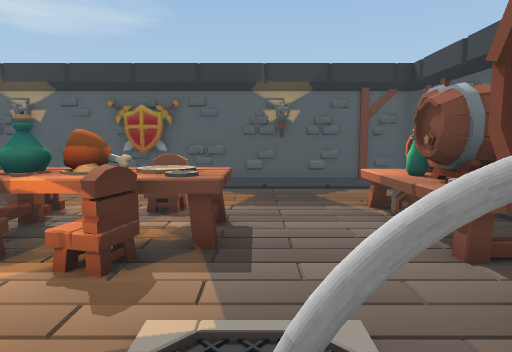
view 1 (above)

16 first-person views from a walk through a 3-D level made in the Unity game engine. The camera is 1.5 m above the floor, tilts 6° down and sees 75° across. The floor is counted in squares, 1 m on a side. Each view is taken from the middle of a square. On the plan, view 1 faces up. The plan holds only what a view shows up to about 15 squares ahead; the rest is blank. Some surface patterns are stand-ins.

view 2
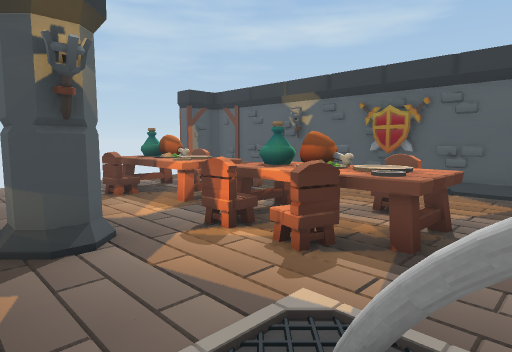

view 3
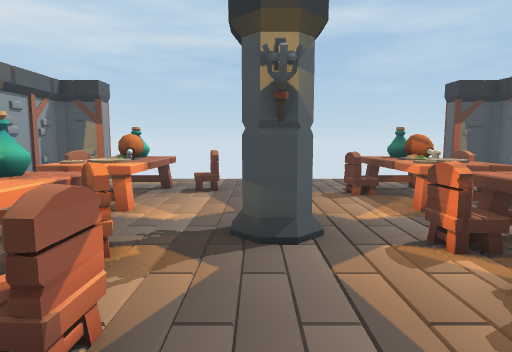

view 4
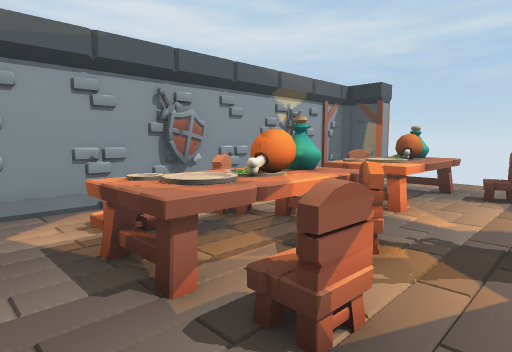

view 5
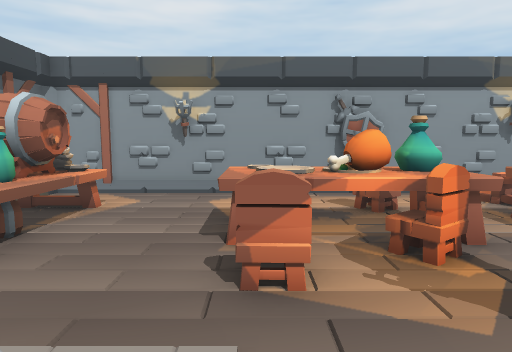

view 6
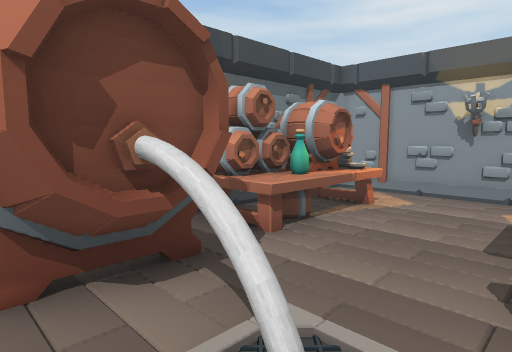

view 7
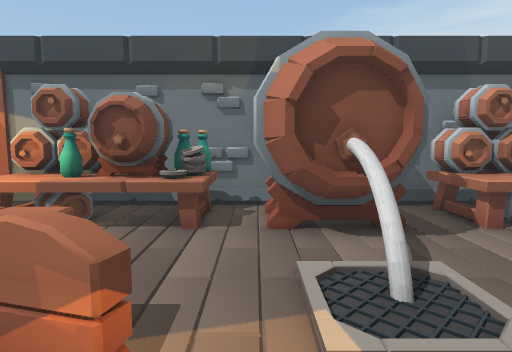

view 8
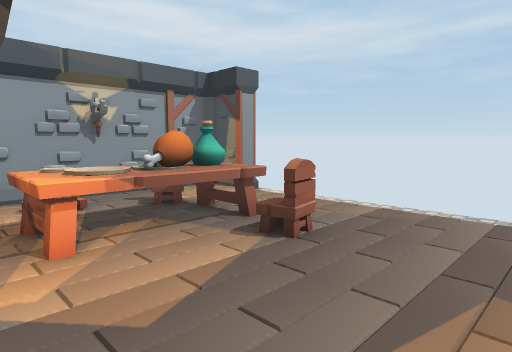

view 9
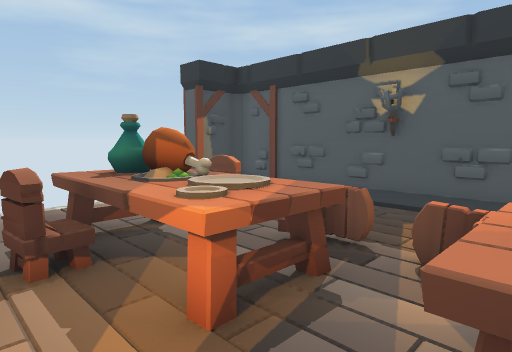

view 10
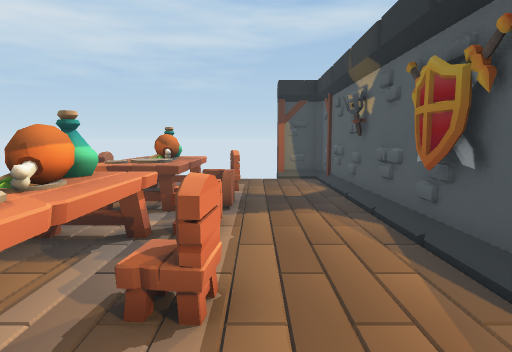

view 11
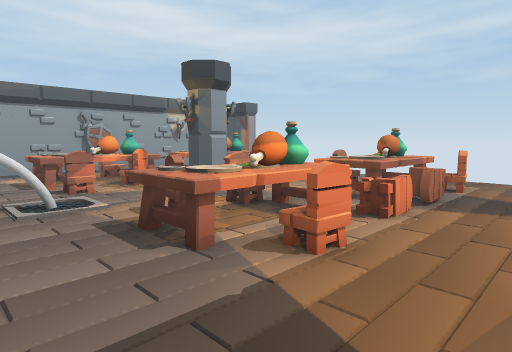

view 12
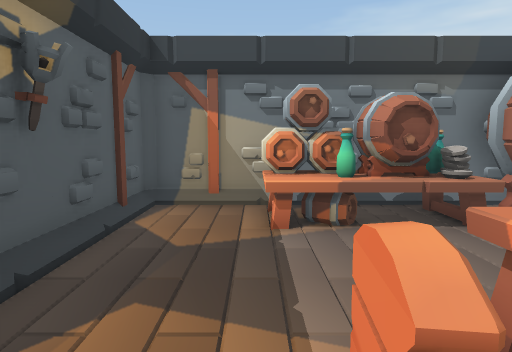

view 13
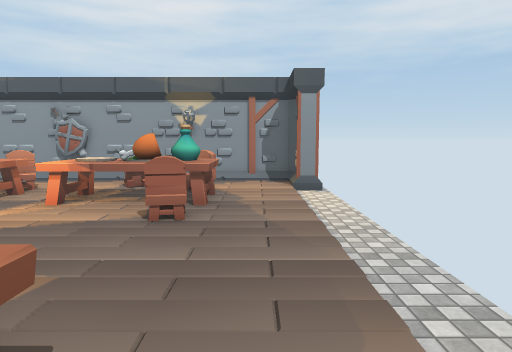

view 14
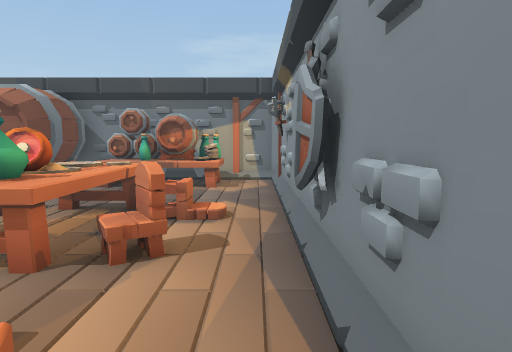

view 15
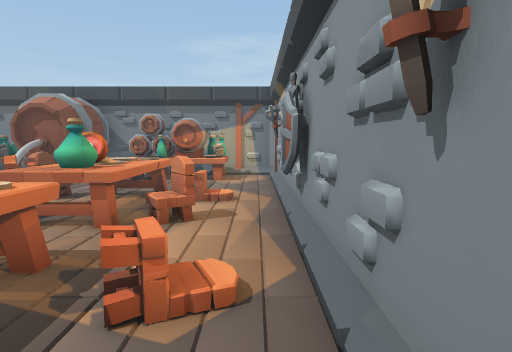

view 16
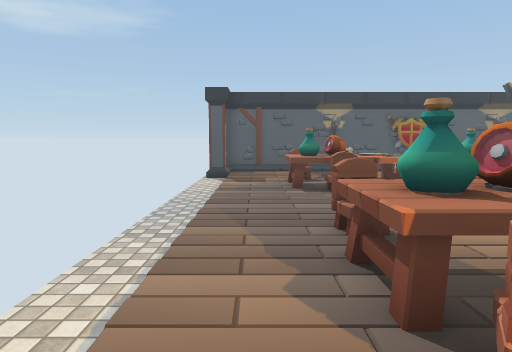

### Floor plan
Key: @ floor where view 1 was taken; # wall or solid block; . main floor; - floor 0.25 m lower than the main floor; / step, stairs or slope; C chair; P pillar; O other object.
Columns run from 13 left of view 1 to 5 right of it. Each row starts with its distance up from view 1.
 11 ###################
 10 #/.......OO.......#
  9 #/................#
  8 -/.........C....OO#
  7 -/.CC.CCCC.C....OO#
  6 -/.OOOOO.OOOO...OO#
  5 -/.OOOOO.OOOO...OO#
  4 -/..CC...CCC....OO#
  3 -/.............OOO#
  2 -/......##...OOOO #
  1 -/......PP.....OOO#
  0 -/.CC.......C@..OO#
 -1 -/........C.....OO#
 -2 -/.OOOOO.OOOO...OO#
 -3 -/.OOOOO.OOOO...OO#
 -4 -/.CO.....CCO...OO#
 -5 #/..C.C..C......OO#
 -6 #/................#
 -7 ###################

Positions as (right, up) in squares from view 1, and headings:
1: (0, 0), facing up
2: (1, 0), facing up-left
3: (1, 1), facing left
4: (1, 1), facing down-left
5: (-1, 3), facing down
6: (-1, 3), facing down-right
7: (-3, 3), facing right
8: (-5, 3), facing down-left
9: (-4, 3), facing up-left
10: (1, 8), facing left
11: (2, 10), facing down-left
12: (-3, 8), facing right
13: (-11, 6), facing down
14: (-8, -6), facing right
15: (-10, -6), facing right
16: (-11, -6), facing up
